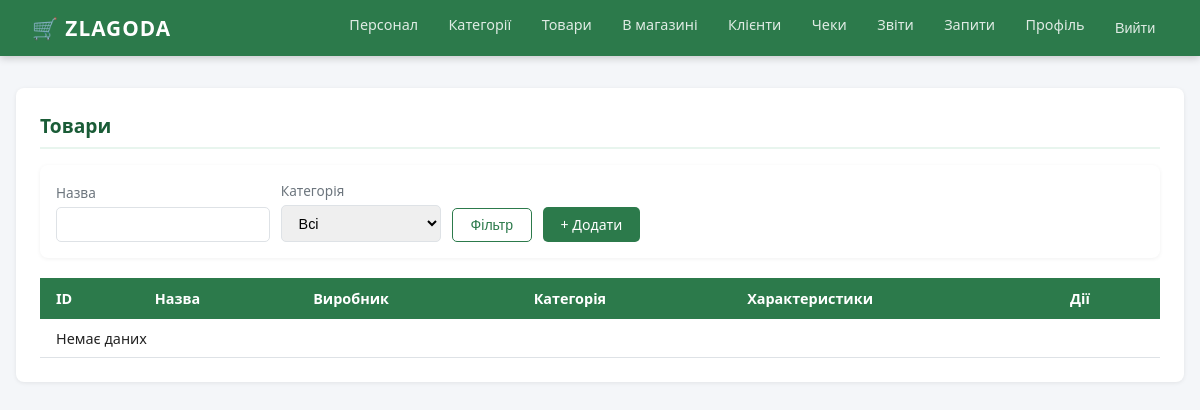
The page /products/ (signed in) on the database as committed earlier.
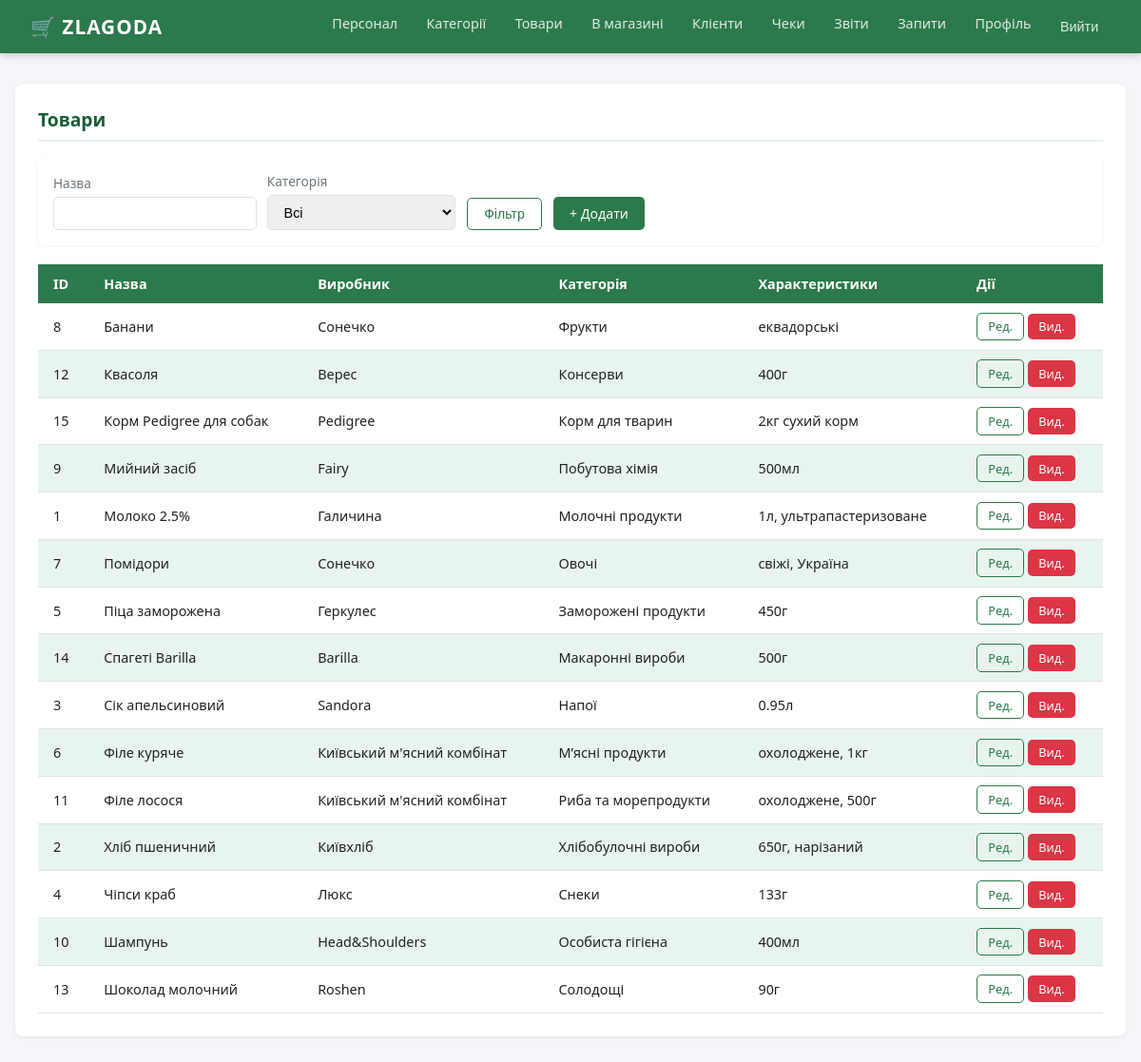
The same page on the database as committed later.
### supermarket/models.py (models this page shows)
class Product(models.Model):
    id_product = models.AutoField(primary_key=True)
    category_number = models.ForeignKey(
        Category, on_delete=models.DO_NOTHING,
        db_column='category_number'
    )
    product_name = models.CharField(max_length=50)
    producer = models.CharField(max_length=50)
    characteristics = models.CharField(max_length=100)
    class Meta:
        db_table = 'Product'
        managed = True

### supermarket/views.py (the view)
# urls.py: path('products/', views.products_list, name='products'),
@login_required
def products_list(request):
    cat_id = request.GET.get('category', '')
    name = request.GET.get('name', '')
    role = get_current_role(request)
    prods = db.get_all_products(
        category=cat_id if cat_id else None,
        name=name if name else None
    )
    cats = db.get_all_categories()
    return render(request, 'supermarket/products.html', {
        'products': prods, 'categories': cats,
        'name': name, 'cat_id': cat_id, 'role': role
    })

### supermarket/db_utils.py (called while the page is built)
def dictfetchall(cursor):
    columns = [col[0] for col in cursor.description]
    return [dict(zip(columns, row)) for row in cursor.fetchall()]

def get_employee_by_id(eid):
    with connection.cursor() as c:
        c.execute("""
            SELECT id_employee, empl_surname, empl_name, empl_patronymic,
                   empl_role, salary, date_of_birth, date_of_start,
                   phone_number, city, street, zip_code
            FROM Employee
            WHERE id_employee = %s
        """, [eid])
        return dictfetchall(c)

def get_all_categories():
    with connection.cursor() as c:
        c.execute("""
            SELECT category_number, category_name
            FROM Category
            ORDER BY category_name
        """)
        return dictfetchall(c)

### supermarket/views.py (called while the page is built)
def get_current_role(request):
    emp = db.get_employee_by_id(request.user.username)
    if emp:
        return emp[0]['empl_role']
    return None

### supermarket/templates/supermarket/products.html (shortened to what this page needs)
{% extends 'supermarket/base.html' %}
{% block content %}
<div class="card">
  <div class="card-title">Товари</div>
  <div class="filter-bar">
    <form method="get" style="display:flex;gap:.7rem;flex-wrap:wrap;align-items:flex-end;width:100%">
      <div class="form-group"><label>Назва</label><input type="text" name="name" value="{{ name }}"></div>
      <div class="form-group"><label>Категорія</label>
        <select name="category">
          <option value="">Всі</option>
        </select>
      </div>
      <button class="btn btn-outline">Фільтр</button>
      <a href="{% url 'product_create' %}" class="btn btn-green">+ Додати</a>
    </form>
  </div>
  <div class="table-wrap">
    <table>
   <thead>
  <tr>
    <th>ID</th><th>Назва</th><th>Виробник</th>
    <th>Категорія</th><th>Характеристики</th><th>Дії</th>
  </tr>
</thead>
<tbody>
{% for p in products %}
<tr>
  <td>{{ p.id_product }}</td>
  <td>{{ p.product_name }}</td>
  <td>{{ p.producer }}</td>
  <td>{{ p.category_name }}</td>
  <td>{{ p.characteristics }}</td>
  <td>
    <a href="{% url 'product_edit' p.id_product %}" class="btn btn-outline btn-sm">Ред.</a>
    <a href="{% url 'product_delete' p.id_product %}" class="btn btn-danger btn-sm"
       onclick="return confirm('Видалити?')">Вид.</a>
  </td>
</tr>
{% empty %}
<tr><td colspan="6">Немає даних</td></tr>
{% endfor %}
</tbody>
    </table>
  </div>
</div>
{% endblock %}

Rows that differ between the two databases and show on the page:
added Product: id_product "8", product_name "Банани", producer "Сонечко", category_name "Фрукти", characteristics "еквадорські"
added Product: id_product "12", product_name "Квасоля", producer "Верес", category_name "Консерви", characteristics "400г"
added Product: id_product "15", product_name "Корм Pedigree для собак", producer "Pedigree", category_name "Корм для тварин", characteristics "2кг сухий корм"
added Product: id_product "9", product_name "Мийний засіб", producer "Fairy", category_name "Побутова хімія", characteristics "500мл"
added Product: id_product "1", product_name "Молоко 2.5%", producer "Галичина", category_name "Молочні продукти", characteristics "1л, ультрапастеризоване"
added Product: id_product "7", product_name "Помідори", producer "Сонечко", category_name "Овочі", characteristics "свіжі, Україна"
added Product: id_product "5", product_name "Піца заморожена", producer "Геркулес", category_name "Заморожені продукти", characteristics "450г"
added Product: id_product "14", product_name "Спагеті Barilla", producer "Barilla", category_name "Макаронні вироби", characteristics "500г"
added Product: id_product "3", product_name "Сік апельсиновий", producer "Sandora", category_name "Напої", characteristics "0.95л"
added Product: id_product "6", product_name "Філе куряче", producer "Київський м'ясний комбінат", category_name "М’ясні продукти", characteristics "охолоджене, 1кг"
added Product: id_product "11", product_name "Філе лосося", producer "Київський м'ясний комбінат", category_name "Риба та морепродукти", characteristics "охолоджене, 500г"
added Product: id_product "2", product_name "Хліб пшеничний", producer "Київхліб", category_name "Хлібобулочні вироби", characteristics "650г, нарізаний"
added Product: id_product "4", product_name "Чіпси краб", producer "Люкс", category_name "Снеки", characteristics "133г"
added Product: id_product "10", product_name "Шампунь", producer "Head&Shoulders", category_name "Особиста гігієна", characteristics "400мл"
added Product: id_product "13", product_name "Шоколад молочний", producer "Roshen", category_name "Солодощі", characteristics "90г"
Other text that changed with them:
text no longer shown: "Немає даних"
